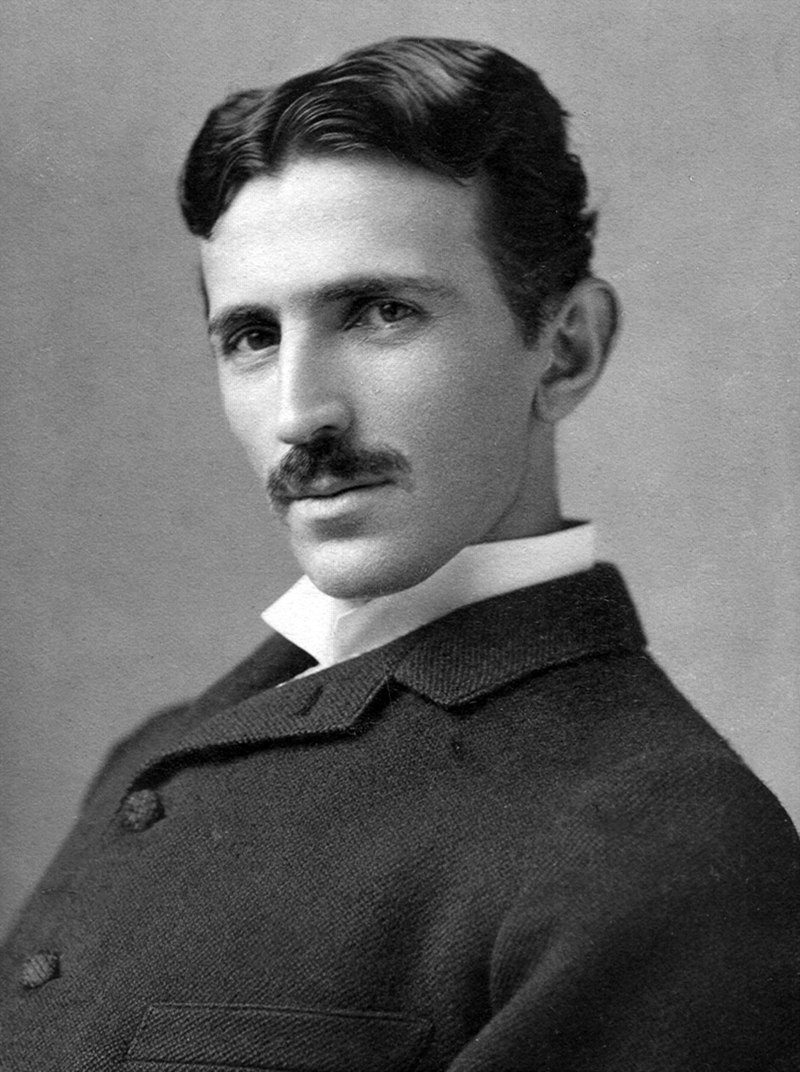
#> input picture tesla.jpg, 800 x 1072 px
$ python hog.py
#> lines starting #> are read from the running program, lines starting #| are printed output that depends on the picture
import matplotlib.pyplot as plt
from skimage.feature import hog
from skimage import io, exposure, color

image = io.imread("tesla.jpg")
#> image is the input picture: shape (1072, 800); min 0, max 255, mean 104.4

if len(image.shape) > 2:
    image = color.rgb2gray(image)

plt.figure(figsize=(20, 10))
plt.subplot(1, 2, 1)
plt.imshow(image, cmap='gray')

fd, hog_image = hog(image, orientations=8, pixels_per_cell=(16, 16),
                    cells_per_block=(1, 1), visualize=True, feature_vector=False)
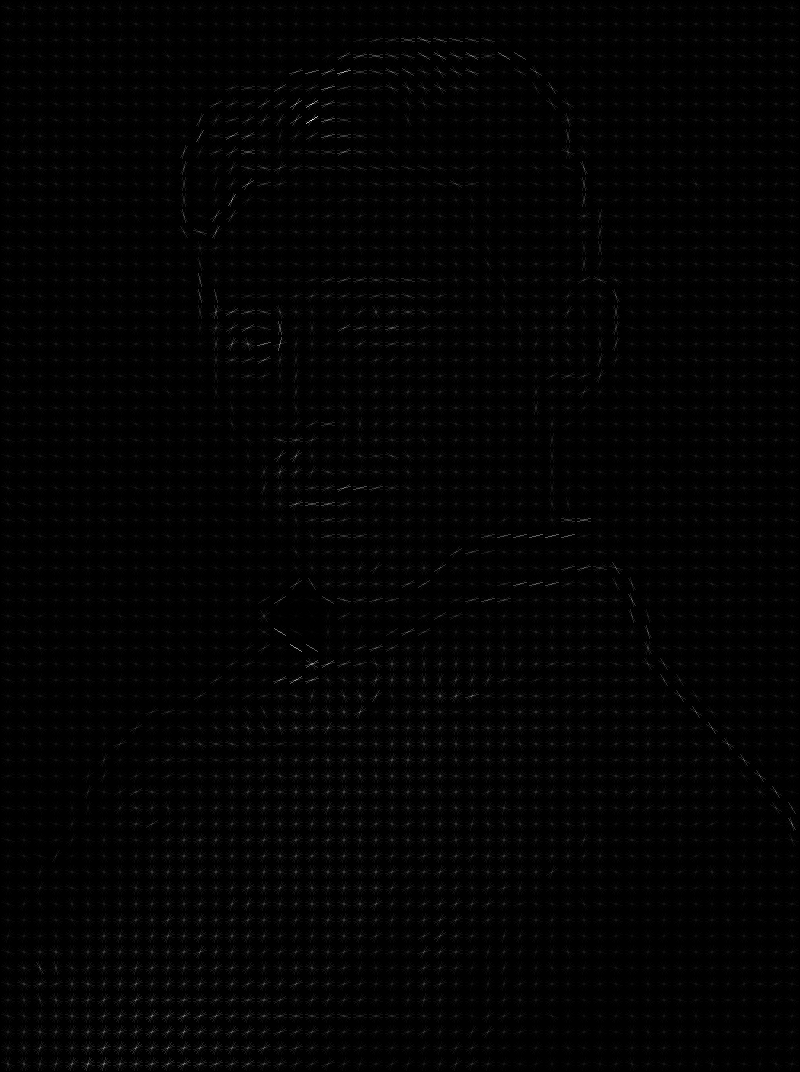
#> hog_image: shape (1072, 800) float64; min 0, max 52.99, mean 0.7; drawn with min black and max white

hog_image_rescaled = exposure.rescale_intensity(hog_image, in_range=(0, 10))
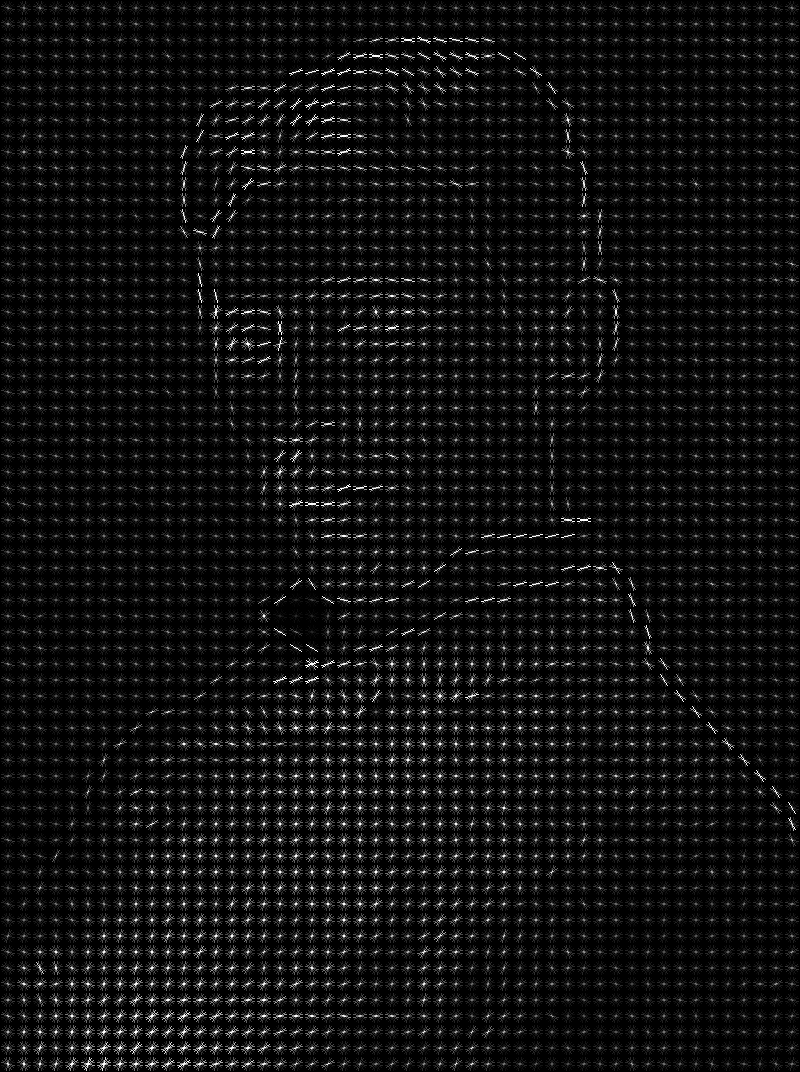
#> hog_image_rescaled: shape (1072, 800) float64; min 0, max 1, mean 0.0647

plt.subplot(1, 2, 2)
plt.imshow(hog_image_rescaled, cmap='gray')
plt.show()
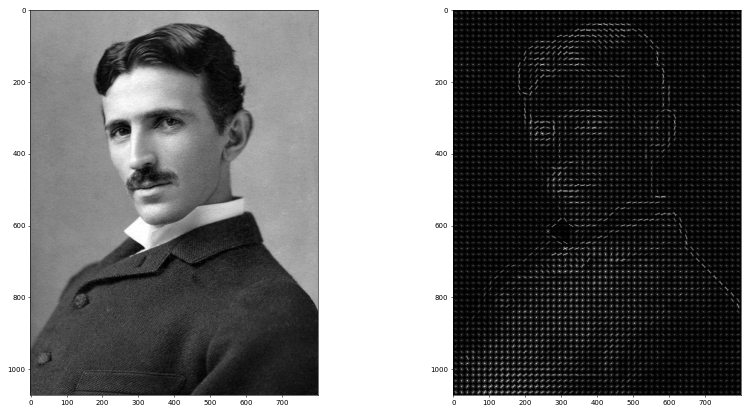
#> figure drawn by matplotlib, 2 panels

$ run again, with einstein.jpg copied over tesla.jpg
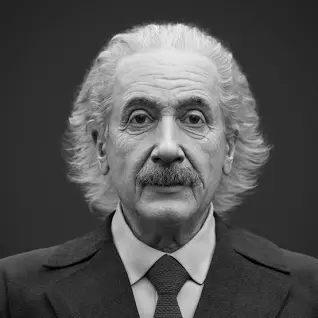
#> input picture einstein.jpg, 318 x 318 px
#> image is the input picture: shape (318, 318, 3); mean R, G, B 83.2, 83.2, 83.2
#> image: shape (318, 318) float64
#> `fd, hog_image = hog(image, orientations=8, pixels_per_cell=(16, 16), c..`:
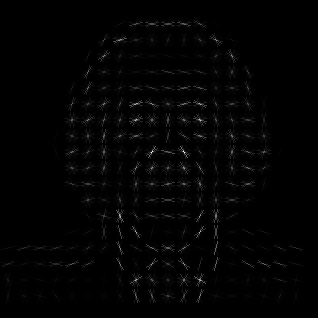
#> hog_image: shape (318, 318) float64; min 0, max 0.17, mean 0.00207; drawn with min black and max white
#> `plt.show()`:
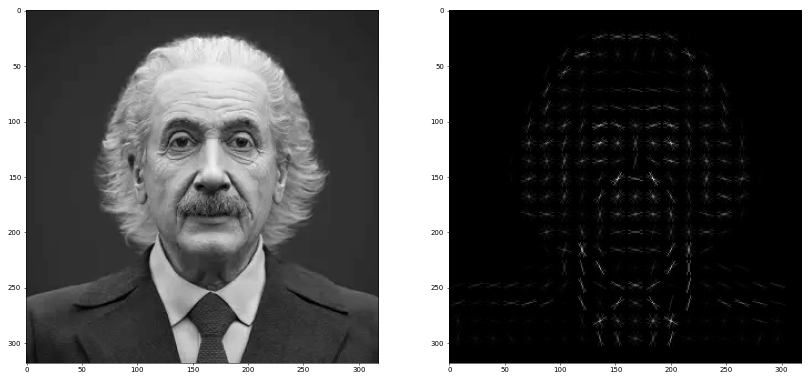
#> figure drawn by matplotlib, 2 panels
